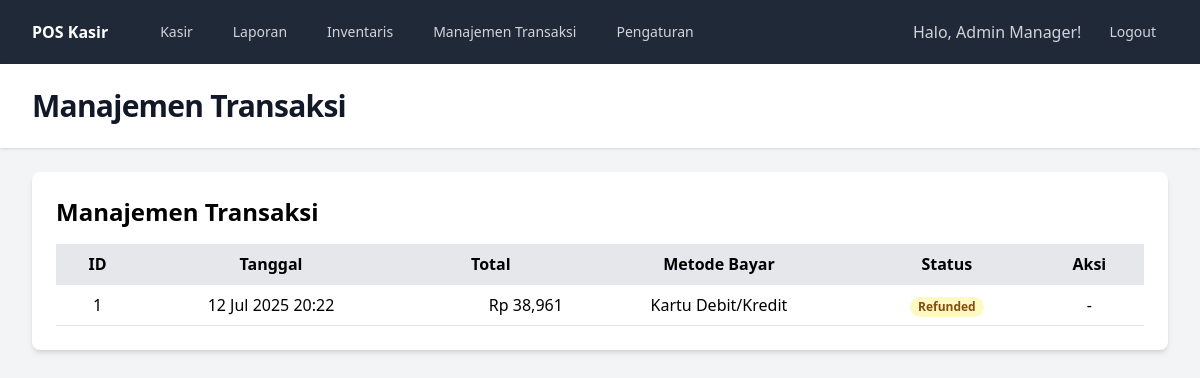
The app's page /reports/transactions (signed in), older data.
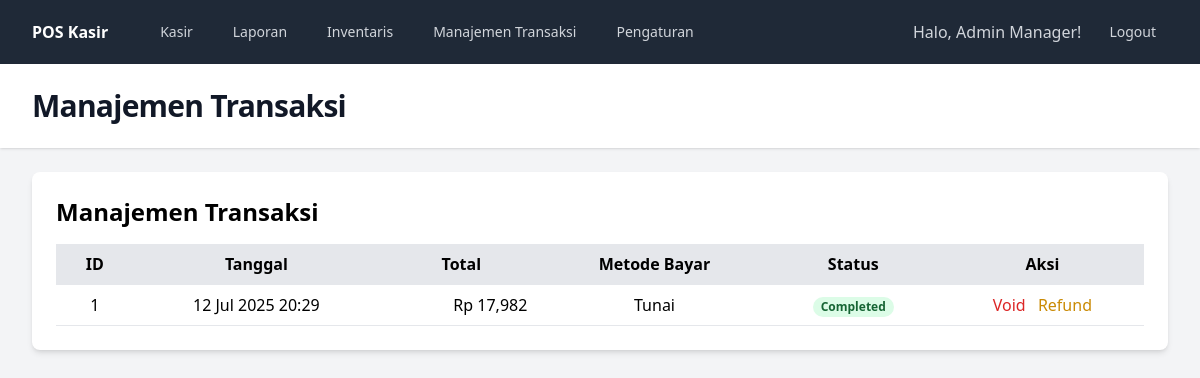
The same page, newer data.
### tables this page shows
CREATE TABLE transactions (
    id INTEGER PRIMARY KEY AUTOINCREMENT,
    employee_id INTEGER NOT NULL,
    final_amount REAL NOT NULL,
    payment_method TEXT NOT NULL,
    status TEXT DEFAULT 'Completed',
    transaction_date DATETIME DEFAULT CURRENT_TIMESTAMP,
    FOREIGN KEY (employee_id) REFERENCES employees(id)
);

### src/views/reports/transactions.php (the view, shortened to what this page needs)
<div class="bg-white p-6 rounded-lg shadow-md">
    <h2 class="text-2xl font-bold mb-4">Manajemen Transaksi</h2>
    <div class="overflow-x-auto">
        <table class="min-w-full bg-white">
            <thead class="bg-gray-200">
                <tr>
                    <th class="py-2 px-4 border-b">ID</th>
                    <th class="py-2 px-4 border-b">Tanggal</th>
                    <th class="py-2 px-4 border-b">Total</th>
                    <th class="py-2 px-4 border-b">Metode Bayar</th>
                    <th class="py-2 px-4 border-b">Status</th>
                    <th class="py-2 px-4 border-b">Aksi</th>
                </tr>
            </thead>
            <tbody>
                <?php foreach ($transactions as $tx): ?>
                <tr class="hover:bg-gray-50">
                    <td class="py-2 px-4 border-b text-center"><?= $tx['id'] ?></td>
                    <td class="py-2 px-4 border-b text-center"><?= date('d M Y H:i', strtotime($tx['transaction_date'])) ?></td>
                    <td class="py-2 px-4 border-b text-right">Rp <?= number_format($tx['final_amount']) ?></td>
                    <td class="py-2 px-4 border-b text-center"><?= htmlspecialchars($tx['payment_method']) ?></td>
                    <td class="py-2 px-4 border-b text-center">
                        <span class="px-2 inline-flex text-xs leading-5 font-semibold rounded-full
                            <?= $tx['status'] === 'Completed' ? 'bg-green-100 text-green-800' : '' ?>
                            <?= $tx['status'] === 'Voided' ? 'bg-red-100 text-red-800' : '' ?>
                            <?= $tx['status'] === 'Refunded' ? 'bg-yellow-100 text-yellow-800' : '' ?>
                        ">
                            <?= htmlspecialchars($tx['status']) ?>
                        </span>
                    </td>
                    <td class="py-2 px-4 border-b text-center">
                        <?php if ($tx['status'] === 'Completed'): ?>
                        <form action="/void-transaction" method="POST" class="inline" onsubmit="return confirm('Anda yakin ingin membatalkan transaksi ini?');">
                            <button type="submit" class="text-red-600 hover:text-red-900">Void</button>
                        </form>
                        <form action="/refund-transaction" method="POST" class="inline ml-2" onsubmit="return confirm('Anda yakin ingin me-refund transaksi ini?');">
                            <button type="submit" class="text-yellow-600 hover:text-yellow-900">Refund</button>
                        </form>
                        <?php else: ?>
                        -
                        <?php endif; ?>
                    </td>
                </tr>
                <?php endforeach; ?>
            </tbody>
        </table>
    </div>
</div>

Row changes from the older to the newer data that the page shows:
changed transactions id 1: transaction_date "12 Jul 2025 20:22" → "12 Jul 2025 20:29"; final_amount "38,961" → "17,982"; payment_method "Kartu Debit/Kredit" → "Tunai"; status "Refunded" → "Completed"; status "-" → "Void Refund"
